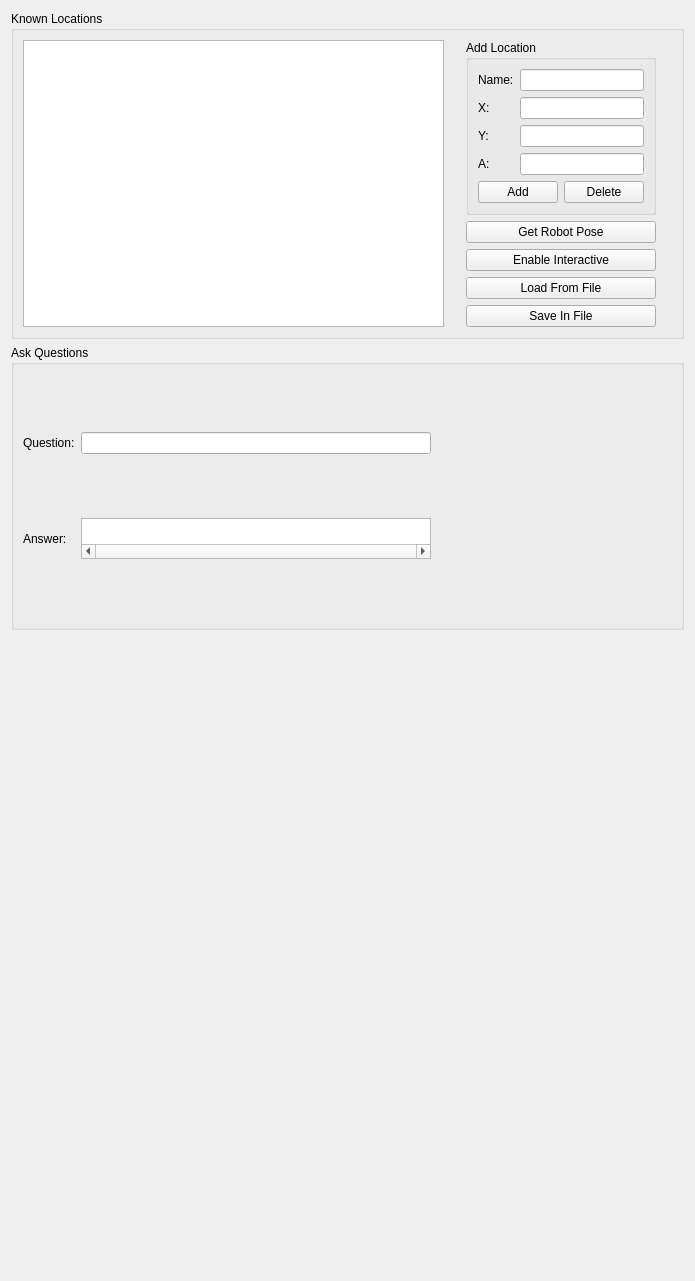
           <widget class="QWidget" name="scrollAreaWidgetContents_4">
            <property name="geometry">
             <rect>
              <x>0</x>
              <y>0</y>
              <width>695</width>
              <height>1281</height>
             </rect>
            </property>
            <layout class="QVBoxLayout" name="verticalLayout_29">
             <item>
              <layout class="QHBoxLayout" name="horizontalLayout_37">
               <item>
                <layout class="QVBoxLayout" name="verticalLayout_28">
                 <item>
                  <widget class="QGroupBox" name="groupKnownLoc">
                   <property name="title">
                    <string>Known Locations</string>
                   </property>
                   <layout class="QHBoxLayout" name="horizontalLayout_23">
                    <item>
                     <layout class="QHBoxLayout" name="horizontalLayout_25">
                      <item>
                       <widget class="QTableWidget" name="locTableWidget">
                        <property name="minimumSize">
                         <size>
                          <width>421</width>
                          <height>221</height>
                         </size>
                        </property>
                       </widget>
                      </item>
                      <item>
                       <spacer name="horizontalSpacer_22">
                        <property name="orientation">
                         <enum>Qt::Horizontal</enum>
                        </property>
                        <property name="sizeType">
                         <enum>QSizePolicy::Maximum</enum>
                        </property>
                        <property name="sizeHint" stdset="0">
                         <size>
                          <width>40</width>
                          <height>20</height>
                         </size>
                        </property>
                       </spacer>
                      </item>
                     </layout>
                    </item>
                    <item>
                     <layout class="QHBoxLayout" name="horizontalLayout_26">
                      <item>
                       <layout class="QVBoxLayout" name="verticalLayout_23">
                        <item>
                         <widget class="QGroupBox" name="editLoc">
                          <property name="title">
                           <string>Add Location</string>
                          </property>
                          <layout class="QVBoxLayout" name="verticalLayout_22">
                           <item>
                            <layout class="QGridLayout" name="gridLayout_12">
                             <item row="0" column="0">
                              <widget class="QLabel" name="labNewNameLoc">
                               <property name="text">
                                <string>Name:</string>
                               </property>
                              </widget>
                             </item>
                             <item row="0" column="1">
                              <widget class="QLineEdit" name="addNameLoc"/>
                             </item>
                             <item row="1" column="0">
                              <widget class="QLabel" name="labNewXLoc">
                               <property name="text">
                                <string>X:</string>
                               </property>
                              </widget>
                             </item>
                             <item row="1" column="1">
                              <widget class="QLineEdit" name="addXLoc"/>
                             </item>
                             <item row="2" column="0">
                              <widget class="QLabel" name="labNewYLoc">
                               <property name="text">
                                <string>Y:</string>
                               </property>
                              </widget>
                             </item>
                             <item row="2" column="1">
                              <widget class="QLineEdit" name="addYLoc"/>
                             </item>
                             <item row="3" column="0">
                              <widget class="QLabel" name="labNewALoc">
                               <property name="text">
                                <string>A:</string>
                               </property>
                              </widget>
                             </item>
                             <item row="3" column="1">
                              <widget class="QLineEdit" name="addALoc"/>
                             </item>
                            </layout>
                           </item>
                           <item>
                            <layout class="QHBoxLayout" name="horizontalLayout_22">
                             <item>
                              <widget class="QPushButton" name="addLoc">
                               <property name="text">
                                <string>Add</string>
                               </property>
                              </widget>
                             </item>
                             <item>
                              <widget class="QPushButton" name="removeLoc">
                               <property name="text">
                                <string>Delete</string>
                               </property>
                              </widget>
                             </item>
                            </layout>
                           </item>
                          </layout>
                         </widget>
                        </item>
                        <item>
                         <layout class="QVBoxLayout" name="verticalLayout_21">
                          <item>
                           <widget class="QPushButton" name="GetRobotPose">
                            <property name="text">
                             <string>Get Robot Pose</string>
                            </property>
                           </widget>
                          </item>
                          <item>
                           <widget class="QPushButton" name="enInteractiveEdit">
                            <property name="text">
                             <string>Enable Interactive</string>
                            </property>
                           </widget>
                          </item>
                          <item>
                           <widget class="QPushButton" name="loadFromFile">
                            <property name="text">
                             <string>Load From File</string>
                            </property>
                           </widget>
                          </item>
                          <item>
                           <widget class="QPushButton" name="SaveInFile">
                            <property name="text">
                             <string>Save In File</string>
                            </property>
                           </widget>
                          </item>
                         </layout>
                        </item>
                       </layout>
                      </item>
                      <item>
                       <spacer name="horizontalSpacer_23">
                        <property name="orientation">
                         <enum>Qt::Horizontal</enum>
                        </property>
                        <property name="sizeHint" stdset="0">
                         <size>
                          <width>40</width>
                          <height>20</height>
                         </size>
                        </property>
                       </spacer>
                      </item>
                     </layout>
                    </item>
                    <item>
                     <spacer name="horizontalSpacer_25">
                      <property name="orientation">
                       <enum>Qt::Horizontal</enum>
                      </property>
                      <property name="sizeHint" stdset="0">
                       <size>
                        <width>14</width>
                        <height>20</height>
                       </size>
                      </property>
                     </spacer>
                    </item>
                   </layout>
                  </widget>
                 </item>
                 <item>
                  <widget class="QGroupBox" name="groupPredQuestion">
                   <property name="title">
                    <string>Ask Questions</string>
                   </property>
                   <layout class="QHBoxLayout" name="horizontalLayout_30">
                    <item>
                     <layout class="QVBoxLayout" name="verticalLayout_13">
                      <item>
                       <layout class="QHBoxLayout" name="horizontalLayout_28">
                        <item>
                         <widget class="QLabel" name="labelQues">
                          <property name="text">
                           <string>Question:</string>
                          </property>
                         </widget>
                        </item>
                        <item>
                         <widget class="QLineEdit" name="quesReq">
                          <property name="minimumSize">
                           <size>
                            <width>350</width>
                            <height>22</height>
                           </size>
                          </property>
                         </widget>
                        </item>
                       </layout>
                      </item>
                      <item>
                       <layout class="QHBoxLayout" name="horizontalLayout_29">
                        <item>
                         <widget class="QLabel" name="labelAns">
                          <property name="text">
                           <string>Answer:</string>
                          </property>
                         </widget>
                        </item>
                        <item>
                         <widget class="QTextBrowser" name="browserAnswerResp">
                          <property name="maximumSize">
                           <size>
                            <width>350</width>
                            <height>41</height>
                           </size>
                          </property>
                          <property name="verticalScrollBarPolicy">
                           <enum>Qt::ScrollBarAlwaysOff</enum>
                          </property>
                          <property name="horizontalScrollBarPolicy">
                           <enum>Qt::ScrollBarAlwaysOn</enum>
                          </property>
                          <property name="lineWrapMode">
                           <enum>QTextEdit::NoWrap</enum>
                          </property>
                         </widget>
                        </item>
                       </layout>
                      </item>
                     </layout>
                    </item>
                    <item>
                     <spacer name="horizontalSpacer_24">
                      <property name="orientation">
                       <enum>Qt::Horizontal</enum>
                      </property>
                      <property name="sizeHint" stdset="0">
                       <size>
                        <width>266</width>
                        <height>20</height>
                       </size>
                      </property>
                     </spacer>
                    </item>
                   </layout>
                  </widget>
                 </item>
                </layout>
               </item>
               <item>
                <spacer name="horizontalSpacer_34">
                 <property name="orientation">
                  <enum>Qt::Horizontal</enum>
                 </property>
                 <property name="sizeHint" stdset="0">
                  <size>
                   <width>40</width>
                   <height>20</height>
                  </size>
                 </property>
                </spacer>
               </item>
              </layout>
             </item>
             <item>
              <spacer name="verticalSpacer_5">
               <property name="orientation">
                <enum>Qt::Vertical</enum>
               </property>
               <property name="sizeHint" stdset="0">
                <size>
                 <width>20</width>
                 <height>640</height>
                </size>
               </property>
              </spacer>
             </item>
            </layout>
           </widget>
